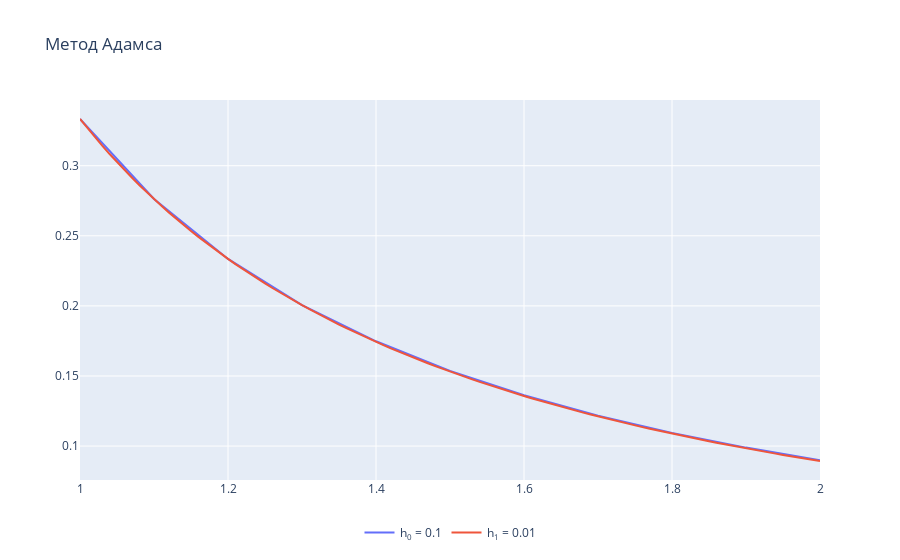

The notebook cell saved with this chart:
### Markdown cell above
#### Постороение графика

### Code cell
fig = go.Figure()
fig.add_trace(go.Scatter(x=x_h0, y=y_h0, mode='lines', name='h<sub>0</sub> = 0.1'))
fig.add_trace(go.Scatter(x=x_h1, y=y_h1, mode='lines', name='h<sub>1</sub> = 0.01'))
fig.update_layout(legend_orientation = 'h',
                  legend = dict(x=.5, xanchor='center'),
                  title = 'Метод Адамса')
fig.show()
